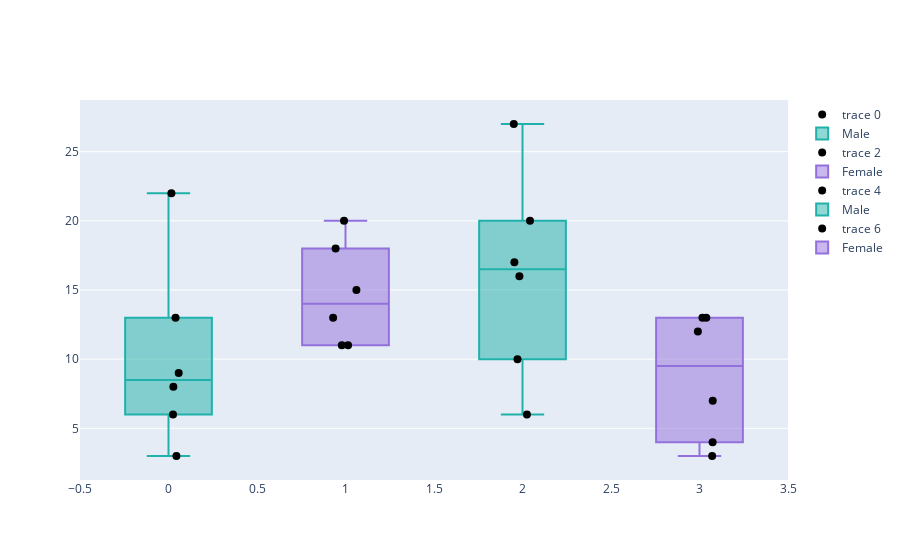

Notebook code for this chart:
### Code cell
experiment = "Door_test"
metric = 'door_1_lever_press_count'



ani, day, d1 = lf.get_data(metric = metric, 
                             experiment= experiment,
                             days = [5], dataset = lon_ana)

metric = 'door_2_lever_press_count'
ani, day, d2 = lf.get_data(metric = metric, 
                             experiment= experiment,
                             days = [5], dataset = lon_ana)


d1_m, d1_f = d1[:6].flatten(), d1[6:].flatten()
d2_m, d2_f = d2[:6].flatten(), d2[6:].flatten()

fig = psp.make_subplots(rows = 1, cols = 1)
fig.add_trace(go.Scatter(
    x = random_jitter_x_values(center = 0, number = 6, width = 0.3),
    y = d1_m,
    mode = 'markers',
    marker = {'color':'#000000', 'size':8},
    text = [f'{num}: {val} presses' for num, val in zip(males, d1_m)]
))

fig.add_trace(go.Box(

    y = d1_m,
    name = 'Male',
    marker_color = colors['male']
))

fig.add_trace(go.Scatter(
    x = random_jitter_x_values(center = 1, number = 6, width = 0.3),
    y = d1_f,
    mode = 'markers',
    marker = {'color':'#000000', 'size':8},
    text = [f'{num}: {val} presses' for num, val in zip(females, d1_f)]
))

fig.add_trace(go.Box(

    y = d1_f,
    name = 'Female',
    marker_color = colors['female']
))


###################

fig.add_trace(go.Scatter(
    x = random_jitter_x_values(center = 2, number = 6, width = 0.3),
    y = d2_m,
    mode = 'markers',
    marker = {'color':'#000000', 'size':8},
    text = [f'{num}: {val} presses' for num, val in zip(males, d2_m)]
))

fig.add_trace(go.Box(

    y = d2_m,
    name = 'Male',
    marker_color = colors['male'],
))

fig.add_trace(go.Scatter(
    x = random_jitter_x_values(center = 3, number = 6, width = 0.3),
    y = d2_f,
    mode = 'markers',
    marker = {'color':'#000000', 'size':8},
    text = [f'{num}: {val} presses' for num, val in zip(females, d2_f)]
))

fig.add_trace(go.Box(

    y = d2_f,
    name = 'Female',
    marker_color = colors['female'],
))

### Figure 1 — Plotly figure (JSON) as saved in the notebook; plotly's stock layout.template omitted (floating-point values rounded to 4 significant figures)
{"data": [{"marker": {"color": "#000000", "size": 8}, "mode": "markers", "text": ["4139: 3.0 presses", "4140: 9.0 presses", "4142: 6.0 presses", "4143: 13.0 presses", "4145: 22.0 presses", "4146: 8.0 presses"], "type": "scatter", "x": [0.04475, 0.05754, 0.02564, 0.03979, 0.01636, 0.02742], "y": [3, 9, 6, 13, 22, 8]}, {"marker": {"color": "lightseagreen"}, "name": "Male", "type": "box", "y": [3, 9, 6, 13, 22, 8]}, {"marker": {"color": "#000000", "size": 8}, "mode": "markers", "text": ["4096: 18.0 presses", "4136: 20.0 presses", "4144: 13.0 presses", "4147: 15.0 presses", "4148: 11.0 presses", "784: 11.0 presses"], "type": "scatter", "x": [0.9442, 0.9917, 0.93, 1.062, 0.9792, 1.014], "y": [18, 20, 13, 15, 11, 11]}, {"marker": {"color": "mediumpurple"}, "name": "Female", "type": "box", "y": [18, 20, 13, 15, 11, 11]}, {"marker": {"color": "#000000", "size": 8}, "mode": "markers", "text": ["4139: 27.0 presses", "4140: 17.0 presses", "4142: 20.0 presses", "4143: 16.0 presses", "4145: 6.0 presses", "4146: 10.0 presses"], "type": "scatter", "x": [1.951, 1.954, 2.042, 1.982, 2.025, 1.972], "y": [27, 17, 20, 16, 6, 10]}, {"marker": {"color": "lightseagreen"}, "name": "Male", "type": "box", "y": [27, 17, 20, 16, 6, 10]}, {"marker": {"color": "#000000", "size": 8}, "mode": "markers", "text": ["4096: 12.0 presses", "4136: 7.0 presses", "4144: 3.0 presses", "4147: 13.0 presses", "4148: 4.0 presses", "784: 13.0 presses"], "type": "scatter", "x": [2.991, 3.075, 3.071, 3.017, 3.074, 3.038], "y": [12, 7, 3, 13, 4, 13]}, {"marker": {"color": "mediumpurple"}, "name": "Female", "type": "box", "y": [12, 7, 3, 13, 4, 13]}], "layout": {"xaxis": {"anchor": "y", "domain": [0, 1]}, "yaxis": {"anchor": "x", "domain": [0, 1]}}}
